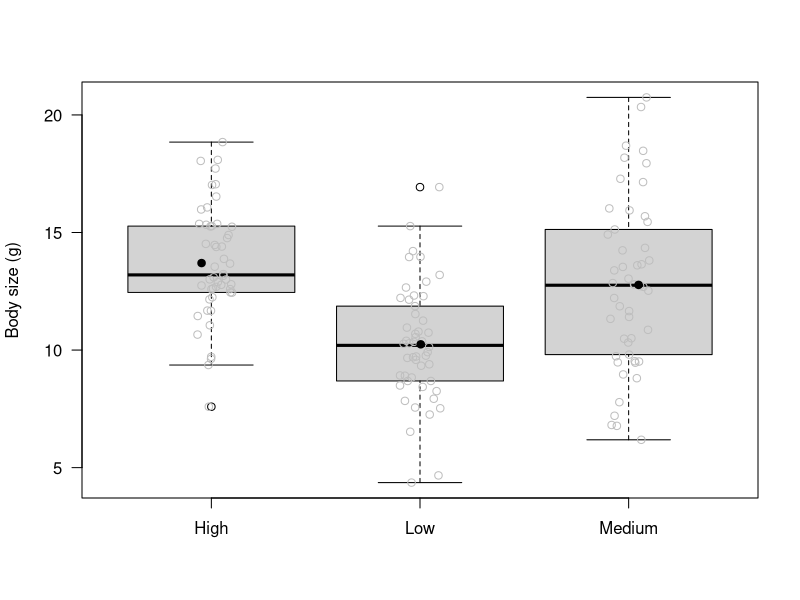

Reproduce this figure in R.
rm(list = ls())

##ANOVA from simluated data##


set.seed(100)
groups <-  as.factor(rep(c("Low", "Medium", "High"), each=50))
x <-  c(rnorm(50, 10, 3), rnorm(50, 13, 3), rnorm(50, 14, 3))
plot(groups, x, las=1, xlab="",
     ylab="Body size (g)")

###How to also add the points to the boxplot##
stripchart(x ~ groups,
           data = NULL,
           method = "jitter",
           pch = 1, col = "grey",
           vertical = TRUE,
           add = TRUE)
##Now we include also the means of each group in black 
meanbygroup <- aggregate(x~groups, FUN=mean)
stripchart(meanbygroup$x ~ meanbygroup$groups,
           data = NULL,
           method = "jitter",
           pch = 19, col = "black",
           vertical = TRUE,
           add = TRUE)

##Let's perform the ANOVA!!!##

m = lm(x~groups)
myanova <- anova(m)

#Calculating the sum of squares of our ANOVA
SS_T <-  myanova$`Sum Sq`[1] + myanova$`Sum Sq`[2]

##Total variance of my model##
tot_var <- SS_T/sum(myanova$Df)
var(x) ## we can check that it's the same variance as the previous line

##We can know how much the groups explain the total variance we have##

groups_var <- myanova$`Sum Sq`[1]
propvar_groups <- groups_var/SS_T ##21% of the variance is explained by the groups  

##Summary of the anova##
summary(m)

##In this case the control group is "High" because of the alphabetic order
##So the anova will first calculate the estimated mean of this factor
##The next two estimates is the comparison between the first estimated factor and
##the on that we first estimated (to see if there is a difference)

###We can change the order in which we want the factors to be assessed:
groups <-  factor(groups, levels=c("Low", "Medium", "High"))
m <- lm(x~groups)
summary(m)

##This is interesting because in essence we don't end up having a pairwise 
##one-on-one analysis with the anova so it is indeed necessary to perform a 
##post-hoc if we want to have that full information afterwards

##if we want to only extract the mean of each group we can do it as follows: 

m <-  lm(x ~ groups - 1) #The minus 1 here removes the intercept
summary(m)$coef
confint(m) #confindence interval of m



####Two-way ANOVA####
##Load dataset##

dat <- read.csv("butterflies.csv", sep = ";") #dataset
#We add a letter to maternal and larval to merge them but knowing if they are maternal
#Or larval host. We thus create 4 groups in total
dat$MaternalHost <-  paste0(dat$MaternalHost, "M") #Add a letter to maternal
dat$LarvalHost <-  paste0(dat$LarvalHost, "L") #Add letter to Larval
means <-  tapply(dat$DevelopmentTime, list(dat$MaternalHost, dat$LarvalHost), mean)
means





